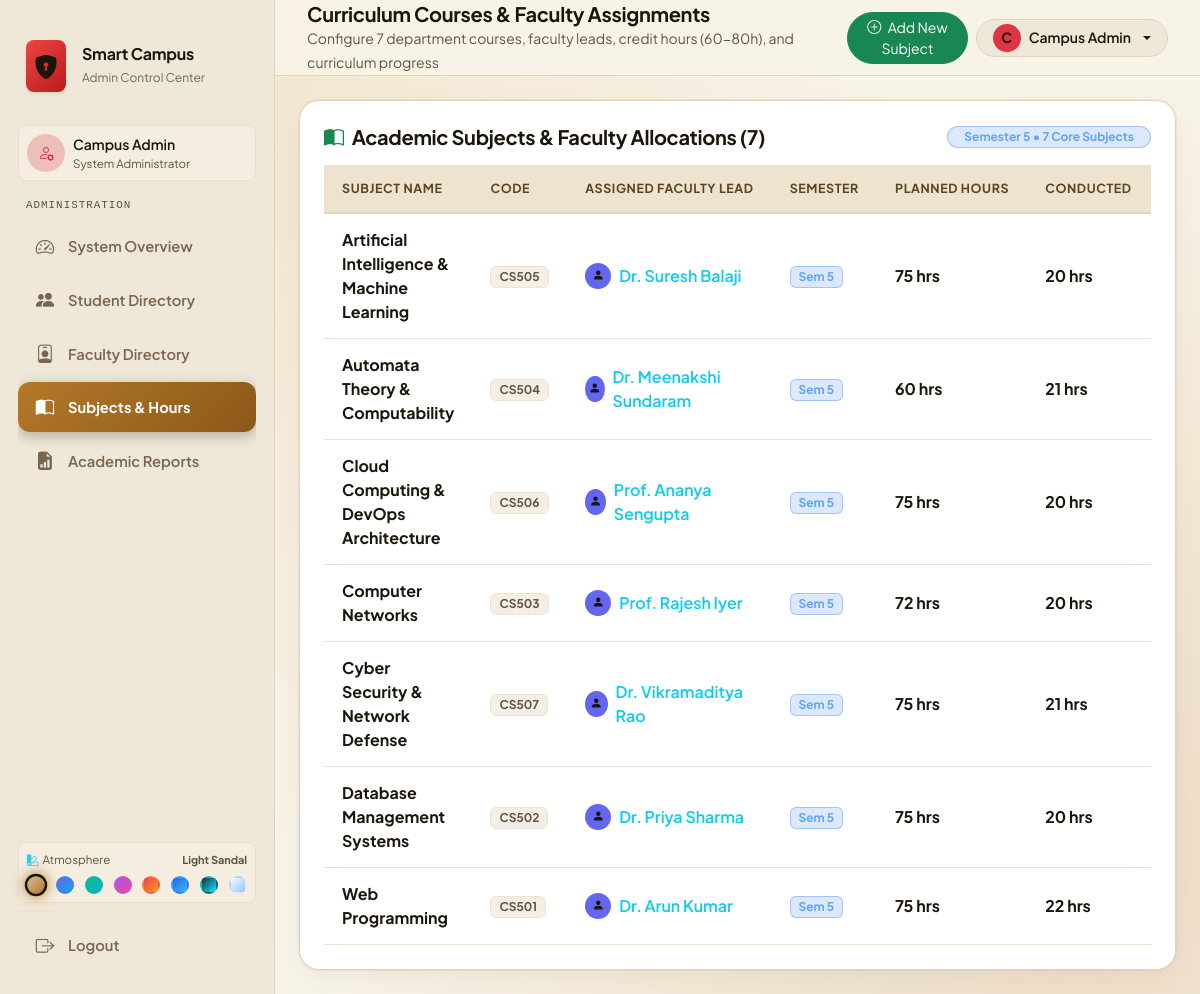
The app's page /frontend/pages/admin-subjects.php (signed in) with its own data.
### tables this page shows
CREATE TABLE `subjects` (
  `id` int(11) NOT NULL AUTO_INCREMENT,
  `subject_name` varchar(100) NOT NULL,
  `subject_code` varchar(30) NOT NULL,
  `department` varchar(100) DEFAULT NULL,
  `faculty_id` int(11) DEFAULT NULL,
  `semester` int(11) DEFAULT NULL,
  `total_course_hours` int(11) DEFAULT 75,
  PRIMARY KEY (`id`)
);

### frontend/pages/admin-subjects.php (the view, shortened to what the rows shown need)
<?php
require_once __DIR__ . '/../../backend/config/db.php';
require_once __DIR__ . '/../../backend/admin/get_admin_data.php';
$admin_data = getAdminDashboardData($conn);
$subjects = $admin_data['subjects'];
require_once __DIR__ . '/../includes/header.php';
?>
<div class="app-main">
    <main class="p-4 flex-grow-1">
        <div class="erp-card p-4">
            <div class="table-responsive">
                <table class="table erp-table align-middle mb-0">
                    <thead>
                        <tr>
                            <th>Subject Name</th>
                            <th>Code</th>
                            <th>Assigned Faculty Lead</th>
                            <th>Semester</th>
                            <th>Planned Hours</th>
                            <th>Conducted</th>
                        </tr>
                    </thead>
                    <tbody>
                        <?php foreach ($subjects as $s): ?>
                        <tr>
                            <td class="fw-bold text-white"><?php echo htmlspecialchars($s['subject_name']); ?></td>
                            <td><span class="badge bg-secondary bg-opacity-25 text-white-50 border border-white border-opacity-10 px-2 py-1"><?php echo htmlspecialchars($s['subject_code']); ?></span></td>
                            <td>
                                <div class="d-flex align-items-center gap-2">
                                    <div class="rounded-circle text-white d-flex align-items-center justify-content-center small fw-bold" style="width: 26px; height: 26px; background: #6366f1;">
                                        <i class="bi bi-person-fill" style="font-size: 0.75rem;"></i>
                                    </div>
                                    <span class="fw-semibold text-info"><?php echo htmlspecialchars($s['faculty_name']); ?></span>
                                </div>
                            </td>
                            <td><span class="badge bg-primary bg-opacity-20 text-primary">Sem <?php echo $s['semester']; ?></span></td>
                            <td class="fw-bold text-white"><?php echo $s['total_course_hours']; ?> hrs</td>
                            <td class="text-success fw-bold"><?php echo $s['conducted_sessions']; ?> hrs</td>
                        </tr>
                        <?php endforeach; ?>
                    </tbody>
                </table>
            </div>
        </div>
    </main>
</div>
<?php require_once __DIR__ . '/../includes/footer.php'; ?>

### records on screen
subjects: subject_name "Artificial Intelligence & Machine Learning", subject_code "CS505", faculty_name "Dr. Suresh Balaji", semester "5", total_course_hours "75", conducted_sessions "20"
subjects: subject_name "Automata Theory & Computability", subject_code "CS504", faculty_name "Dr. Meenakshi Sundaram", semester "5", total_course_hours "60", conducted_sessions "21"
subjects: subject_name "Cloud Computing & DevOps Architecture", subject_code "CS506", faculty_name "Prof. Ananya Sengupta", semester "5", total_course_hours "75", conducted_sessions "20"
subjects: subject_name "Computer Networks", subject_code "CS503", faculty_name "Prof. Rajesh Iyer", semester "5", total_course_hours "72", conducted_sessions "20"
subjects: subject_name "Cyber Security & Network Defense", subject_code "CS507", faculty_name "Dr. Vikramaditya Rao", semester "5", total_course_hours "75", conducted_sessions "21"
subjects: subject_name "Database Management Systems", subject_code "CS502", faculty_name "Dr. Priya Sharma", semester "5", total_course_hours "75", conducted_sessions "20"
subjects: subject_name "Web Programming", subject_code "CS501", faculty_name "Dr. Arun Kumar", semester "5", total_course_hours "75", conducted_sessions "22"

### other values on screen
$current_user_name "Campus Admin"
substr($current_user_name, 0, 1) "C"
count($subjects) "7"
